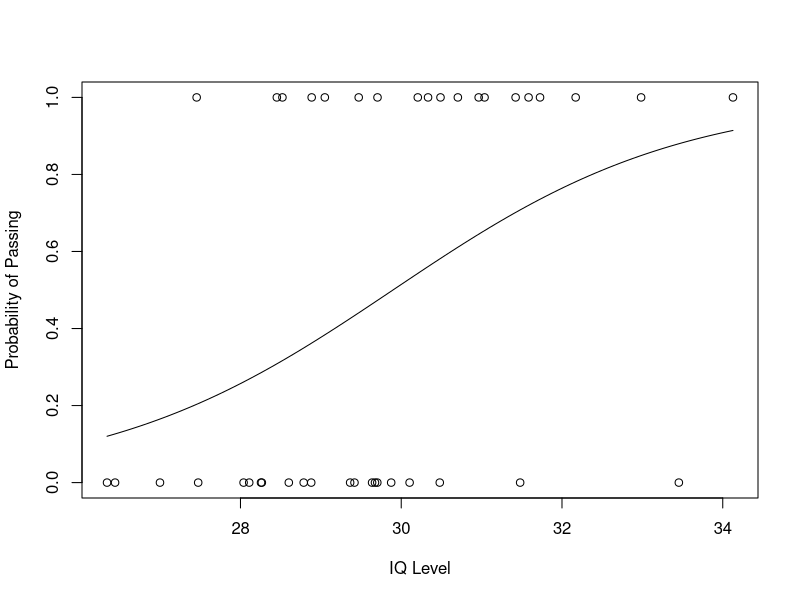

This figure's R source:
# Generate random IQ values with mean = 30 and sd =2
IQ <- rnorm(40, 30, 2)

# Sorting IQ level in ascending order
IQ <- sort(IQ)

# Generate vector with pass and fail values of 40 students
result <- c(0, 0, 0, 1, 0, 0, 0, 0, 0, 1,
            1, 0, 0, 0, 1, 1, 0, 0, 1, 0,
            0, 0, 1, 0, 0, 1, 1, 0, 1, 1,
            1, 1, 1, 0, 1, 1, 1, 1, 0, 1)

# Data Frame
df <- as.data.frame(cbind(IQ, result))

# Print data frame
print(df)

# output to be present as PNG file
png(file="LogisticRegressionGFG.png")

# Plotting IQ on x-axis and result on y-axis
plot(IQ, result, xlab = "IQ Level",
     ylab = "Probability of Passing")

# Create a logistic model
g = glm(result~IQ, family=binomial, df)

# Create a curve based on prediction using the regression model
curve(predict(g, data.frame(IQ=x), type="resp"), add=TRUE)

# This Draws a set of points
# Based on fit to the regression model
points(IQ, fitted(g), pch=30)

# Summary of the regression model
summary(g)

# saving the file
dev.off()

